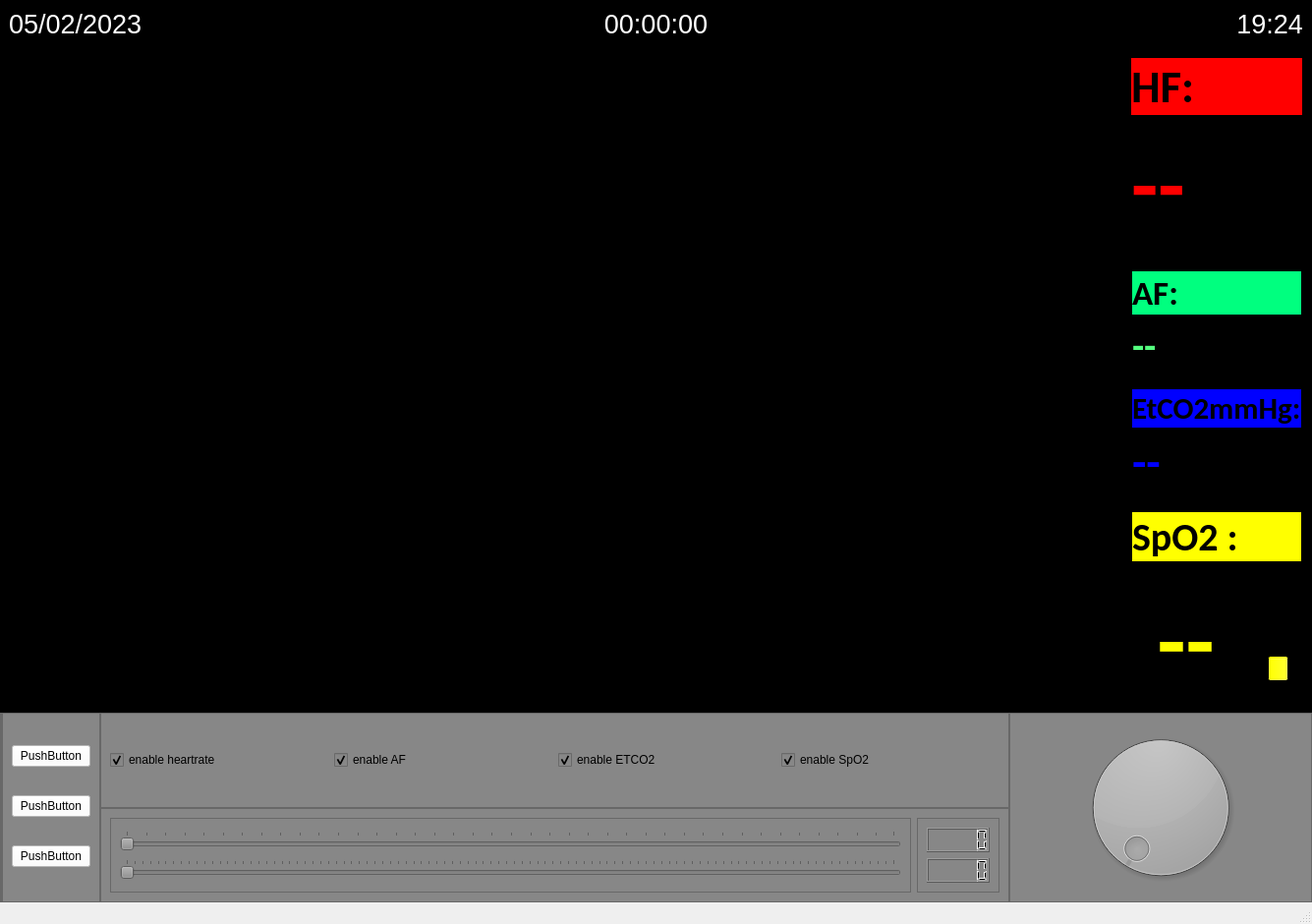
<?xml version="1.0" encoding="UTF-8"?>
<ui version="4.0">
 <class>MainWindow</class>
 <widget class="QMainWindow" name="MainWindow">
  <property name="geometry">
   <rect>
    <x>0</x>
    <y>0</y>
    <width>1335</width>
    <height>940</height>
   </rect>
  </property>
  <property name="windowTitle">
   <string>MainWindow</string>
  </property>
  <widget class="QWidget" name="centralwidget">
   <property name="enabled">
    <bool>true</bool>
   </property>
   <property name="styleSheet">
    <string notr="true">background-color: rgb(0, 0, 0);</string>
   </property>
   <layout class="QVBoxLayout" name="verticalLayout">
    <property name="spacing">
     <number>0</number>
    </property>
    <property name="leftMargin">
     <number>0</number>
    </property>
    <property name="topMargin">
     <number>0</number>
    </property>
    <property name="rightMargin">
     <number>0</number>
    </property>
    <property name="bottomMargin">
     <number>0</number>
    </property>
    <item>
     <widget class="QFrame" name="headerFrame">
      <property name="sizePolicy">
       <sizepolicy hsizetype="Preferred" vsizetype="Preferred">
        <horstretch>0</horstretch>
        <verstretch>1</verstretch>
       </sizepolicy>
      </property>
      <property name="frameShape">
       <enum>QFrame::NoFrame</enum>
      </property>
      <property name="frameShadow">
       <enum>QFrame::Raised</enum>
      </property>
      <layout class="QHBoxLayout" name="horizontalLayout_5">
       <item>
        <widget class="QLabel" name="Date">
         <property name="font">
          <font>
           <pointsize>20</pointsize>
          </font>
         </property>
         <property name="text">
          <string>&lt;html&gt;&lt;head/&gt;&lt;body&gt;&lt;p&gt;&lt;span style=&quot; color:#ffffff;&quot;&gt;05/02/2023&lt;/span&gt;&lt;/p&gt;&lt;/body&gt;&lt;/html&gt;</string>
         </property>
        </widget>
       </item>
       <item>
        <widget class="QLabel" name="Stopwatch">
         <property name="font">
          <font>
           <pointsize>20</pointsize>
          </font>
         </property>
         <property name="text">
          <string>&lt;html&gt;&lt;head/&gt;&lt;body&gt;&lt;p align=&quot;center&quot;&gt;&lt;span style=&quot; color:#ffffff;&quot;&gt;00:00:00&lt;/span&gt;&lt;/p&gt;&lt;/body&gt;&lt;/html&gt;</string>
         </property>
        </widget>
       </item>
       <item>
        <widget class="QLabel" name="Clock">
         <property name="font">
          <font>
           <pointsize>20</pointsize>
          </font>
         </property>
         <property name="text">
          <string>&lt;html&gt;&lt;head/&gt;&lt;body&gt;&lt;p align=&quot;right&quot;&gt;&lt;span style=&quot; color:#ffffff;&quot;&gt;19:24&lt;/span&gt;&lt;/p&gt;&lt;/body&gt;&lt;/html&gt;</string>
         </property>
        </widget>
       </item>
      </layout>
     </widget>
    </item>
    <item>
     <widget class="QFrame" name="MiddleFrame">
      <property name="sizePolicy">
       <sizepolicy hsizetype="Preferred" vsizetype="Preferred">
        <horstretch>0</horstretch>
        <verstretch>14</verstretch>
       </sizepolicy>
      </property>
      <property name="frameShape">
       <enum>QFrame::NoFrame</enum>
      </property>
      <property name="frameShadow">
       <enum>QFrame::Raised</enum>
      </property>
      <layout class="QHBoxLayout" name="horizontalLayout_4">
       <property name="spacing">
        <number>3</number>
       </property>
       <property name="leftMargin">
        <number>0</number>
       </property>
       <property name="topMargin">
        <number>0</number>
       </property>
       <property name="rightMargin">
        <number>0</number>
       </property>
       <property name="bottomMargin">
        <number>0</number>
       </property>
       <item>
        <widget class="QFrame" name="PlotFrame">
         <property name="sizePolicy">
          <sizepolicy hsizetype="Preferred" vsizetype="Preferred">
           <horstretch>6</horstretch>
           <verstretch>0</verstretch>
          </sizepolicy>
         </property>
         <property name="frameShape">
          <enum>QFrame::NoFrame</enum>
         </property>
         <property name="frameShadow">
          <enum>QFrame::Raised</enum>
         </property>
         <layout class="QVBoxLayout" name="verticalLayout_2">
          <item>
           <widget class="QFrame" name="frame">
            <property name="frameShape">
             <enum>QFrame::StyledPanel</enum>
            </property>
            <property name="frameShadow">
             <enum>QFrame::Raised</enum>
            </property>
            <layout class="QVBoxLayout" name="verticalLayout_15">
             <item>
              <widget class="PlotWidget" name="HeartratePlot">
               <property name="frameShape">
                <enum>QFrame::NoFrame</enum>
               </property>
              </widget>
             </item>
            </layout>
           </widget>
          </item>
          <item>
           <widget class="QFrame" name="frame_3">
            <property name="frameShape">
             <enum>QFrame::StyledPanel</enum>
            </property>
            <property name="frameShadow">
             <enum>QFrame::Raised</enum>
            </property>
            <layout class="QVBoxLayout" name="verticalLayout_17">
             <item>
              <widget class="PlotWidget" name="AF_ETCO2_Plot">
               <property name="frameShape">
                <enum>QFrame::NoFrame</enum>
               </property>
              </widget>
             </item>
            </layout>
           </widget>
          </item>
          <item>
           <widget class="QFrame" name="frame_2">
            <property name="frameShape">
             <enum>QFrame::StyledPanel</enum>
            </property>
            <property name="frameShadow">
             <enum>QFrame::Raised</enum>
            </property>
            <layout class="QVBoxLayout" name="verticalLayout_16">
             <item>
              <widget class="PlotWidget" name="SPO2Plot">
               <property name="frameShape">
                <enum>QFrame::NoFrame</enum>
               </property>
              </widget>
             </item>
            </layout>
           </widget>
          </item>
         </layout>
        </widget>
       </item>
       <item>
        <widget class="QFrame" name="number_frame">
         <property name="sizePolicy">
          <sizepolicy hsizetype="Preferred" vsizetype="Preferred">
           <horstretch>1</horstretch>
           <verstretch>0</verstretch>
          </sizepolicy>
         </property>
         <property name="frameShape">
          <enum>QFrame::NoFrame</enum>
         </property>
         <property name="frameShadow">
          <enum>QFrame::Raised</enum>
         </property>
         <layout class="QVBoxLayout" name="verticalLayout_4">
          <property name="spacing">
           <number>0</number>
          </property>
          <property name="leftMargin">
           <number>0</number>
          </property>
          <property name="topMargin">
           <number>0</number>
          </property>
          <property name="rightMargin">
           <number>0</number>
          </property>
          <property name="bottomMargin">
           <number>0</number>
          </property>
          <item>
           <widget class="QFrame" name="heartrate_frame">
            <property name="frameShape">
             <enum>QFrame::StyledPanel</enum>
            </property>
            <property name="frameShadow">
             <enum>QFrame::Raised</enum>
            </property>
            <layout class="QVBoxLayout" name="verticalLayout_12">
             <item>
              <widget class="QLabel" name="heartrate_header">
               <property name="sizePolicy">
                <sizepolicy hsizetype="Preferred" vsizetype="Preferred">
                 <horstretch>0</horstretch>
                 <verstretch>3</verstretch>
                </sizepolicy>
               </property>
               <property name="font">
                <font>
                 <family>Calibri</family>
                 <pointsize>35</pointsize>
                 <weight>75</weight>
                 <bold>true</bold>
                 <strikeout>false</strikeout>
                 <stylestrategy>PreferAntialias</stylestrategy>
                </font>
               </property>
               <property name="autoFillBackground">
                <bool>false</bool>
               </property>
               <property name="styleSheet">
                <string notr="true">background-color: rgb(255, 0, 0);</string>
               </property>
               <property name="text">
                <string>HF:</string>
               </property>
               <property name="alignment">
                <set>Qt::AlignLeading|Qt::AlignLeft|Qt::AlignVCenter</set>
               </property>
              </widget>
             </item>
             <item>
              <widget class="QLabel" name="heartrate_value">
               <property name="sizePolicy">
                <sizepolicy hsizetype="Preferred" vsizetype="Preferred">
                 <horstretch>0</horstretch>
                 <verstretch>10</verstretch>
                </sizepolicy>
               </property>
               <property name="font">
                <font>
                 <family>Calibri</family>
                 <pointsize>67</pointsize>
                 <weight>75</weight>
                 <bold>true</bold>
                 <strikeout>false</strikeout>
                 <stylestrategy>PreferAntialias</stylestrategy>
                </font>
               </property>
               <property name="autoFillBackground">
                <bool>false</bool>
               </property>
               <property name="text">
                <string>&lt;html&gt;&lt;head/&gt;&lt;body&gt;&lt;p&gt;&lt;span style=&quot; color:#ff0000;&quot;&gt;--&lt;/span&gt;&lt;/p&gt;&lt;/body&gt;&lt;/html&gt;</string>
               </property>
              </widget>
             </item>
            </layout>
           </widget>
          </item>
          <item>
           <widget class="QFrame" name="AF_ETCO_Frame">
            <property name="frameShape">
             <enum>QFrame::StyledPanel</enum>
            </property>
            <property name="frameShadow">
             <enum>QFrame::Raised</enum>
            </property>
            <layout class="QVBoxLayout" name="verticalLayout_11">
             <property name="spacing">
              <number>0</number>
             </property>
             <property name="leftMargin">
              <number>0</number>
             </property>
             <property name="topMargin">
              <number>0</number>
             </property>
             <property name="rightMargin">
              <number>0</number>
             </property>
             <property name="bottomMargin">
              <number>0</number>
             </property>
             <item>
              <widget class="QFrame" name="AF_Frame">
               <property name="font">
                <font>
                 <family>Calibri</family>
                </font>
               </property>
               <property name="frameShape">
                <enum>QFrame::StyledPanel</enum>
               </property>
               <property name="frameShadow">
                <enum>QFrame::Raised</enum>
               </property>
               <layout class="QVBoxLayout" name="verticalLayout_13">
                <item>
                 <widget class="QLabel" name="AF_header">
                  <property name="font">
                   <font>
                    <family>Calibri</family>
                    <pointsize>26</pointsize>
                    <weight>75</weight>
                    <bold>true</bold>
                    <strikeout>false</strikeout>
                    <stylestrategy>PreferAntialias</stylestrategy>
                   </font>
                  </property>
                  <property name="autoFillBackground">
                   <bool>false</bool>
                  </property>
                  <property name="styleSheet">
                   <string notr="true">background-color: rgb(0, 255, 127);</string>
                  </property>
                  <property name="text">
                   <string>AF:</string>
                  </property>
                 </widget>
                </item>
                <item>
                 <widget class="QLabel" name="AF_value">
                  <property name="sizePolicy">
                   <sizepolicy hsizetype="Preferred" vsizetype="Preferred">
                    <horstretch>0</horstretch>
                    <verstretch>0</verstretch>
                   </sizepolicy>
                  </property>
                  <property name="font">
                   <font>
                    <family>Calibri</family>
                    <pointsize>30</pointsize>
                    <weight>75</weight>
                    <bold>true</bold>
                    <strikeout>false</strikeout>
                    <stylestrategy>PreferAntialias</stylestrategy>
                   </font>
                  </property>
                  <property name="autoFillBackground">
                   <bool>false</bool>
                  </property>
                  <property name="text">
                   <string>&lt;html&gt;&lt;head/&gt;&lt;body&gt;&lt;p&gt;&lt;span style=&quot; color:#55ff7f;&quot;&gt;--&lt;/span&gt;&lt;/p&gt;&lt;/body&gt;&lt;/html&gt;</string>
                  </property>
                 </widget>
                </item>
               </layout>
              </widget>
             </item>
             <item>
              <widget class="QFrame" name="ETCO2_Frame">
               <property name="frameShape">
                <enum>QFrame::StyledPanel</enum>
               </property>
               <property name="frameShadow">
                <enum>QFrame::Raised</enum>
               </property>
               <layout class="QVBoxLayout" name="verticalLayout_14">
                <item>
                 <widget class="QLabel" name="ETCO2_header">
                  <property name="font">
                   <font>
                    <family>Calibri</family>
                    <pointsize>23</pointsize>
                    <weight>75</weight>
                    <bold>true</bold>
                    <strikeout>false</strikeout>
                    <stylestrategy>PreferAntialias</stylestrategy>
                   </font>
                  </property>
                  <property name="autoFillBackground">
                   <bool>false</bool>
                  </property>
                  <property name="styleSheet">
                   <string notr="true">background-color: rgb(0, 0, 255);</string>
                  </property>
                  <property name="text">
                   <string>EtCO2mmHg:</string>
                  </property>
                 </widget>
                </item>
                <item>
                 <widget class="QLabel" name="ETCO2_value">
                  <property name="sizePolicy">
                   <sizepolicy hsizetype="Preferred" vsizetype="Preferred">
                    <horstretch>0</horstretch>
                    <verstretch>2</verstretch>
                   </sizepolicy>
                  </property>
                  <property name="font">
                   <font>
                    <family>Calibri</family>
                    <pointsize>35</pointsize>
                    <weight>75</weight>
                    <bold>true</bold>
                    <strikeout>false</strikeout>
                    <stylestrategy>PreferAntialias</stylestrategy>
                   </font>
                  </property>
                  <property name="autoFillBackground">
                   <bool>false</bool>
                  </property>
                  <property name="text">
                   <string>&lt;html&gt;&lt;head/&gt;&lt;body&gt;&lt;p&gt;&lt;span style=&quot; color:#0000ff;&quot;&gt;--&lt;/span&gt;&lt;/p&gt;&lt;/body&gt;&lt;/html&gt;</string>
                  </property>
                 </widget>
                </item>
               </layout>
              </widget>
             </item>
            </layout>
           </widget>
          </item>
          <item>
           <widget class="QFrame" name="SPO2_Frame">
            <property name="frameShape">
             <enum>QFrame::StyledPanel</enum>
            </property>
            <property name="frameShadow">
             <enum>QFrame::Raised</enum>
            </property>
            <layout class="QVBoxLayout" name="verticalLayout_7">
             <property name="spacing">
              <number>0</number>
             </property>
             <property name="leftMargin">
              <number>0</number>
             </property>
             <property name="topMargin">
              <number>0</number>
             </property>
             <property name="rightMargin">
              <number>0</number>
             </property>
             <property name="bottomMargin">
              <number>0</number>
             </property>
             <item>
              <widget class="QFrame" name="SPO2_header_frame">
               <property name="frameShape">
                <enum>QFrame::StyledPanel</enum>
               </property>
               <property name="frameShadow">
                <enum>QFrame::Raised</enum>
               </property>
               <layout class="QVBoxLayout" name="verticalLayout_9">
                <item>
                 <widget class="QLabel" name="SPO2_header">
                  <property name="font">
                   <font>
                    <family>Calibri</family>
                    <pointsize>30</pointsize>
                    <weight>75</weight>
                    <bold>true</bold>
                    <strikeout>false</strikeout>
                    <stylestrategy>PreferAntialias</stylestrategy>
                   </font>
                  </property>
                  <property name="autoFillBackground">
                   <bool>false</bool>
                  </property>
                  <property name="styleSheet">
                   <string notr="true">background-color: rgb(255, 255, 0);</string>
                  </property>
                  <property name="text">
                   <string>SpO2 :</string>
                  </property>
                 </widget>
                </item>
               </layout>
              </widget>
             </item>
             <item>
              <widget class="QFrame" name="SPO2_footer_frame">
               <property name="sizePolicy">
                <sizepolicy hsizetype="Preferred" vsizetype="Preferred">
                 <horstretch>0</horstretch>
                 <verstretch>3</verstretch>
                </sizepolicy>
               </property>
               <property name="frameShape">
                <enum>QFrame::StyledPanel</enum>
               </property>
               <property name="frameShadow">
                <enum>QFrame::Raised</enum>
               </property>
               <layout class="QHBoxLayout" name="horizontalLayout_6">
                <property name="spacing">
                 <number>0</number>
                </property>
                <property name="leftMargin">
                 <number>0</number>
                </property>
                <property name="topMargin">
                 <number>0</number>
                </property>
                <property name="rightMargin">
                 <number>0</number>
                </property>
                <property name="bottomMargin">
                 <number>0</number>
                </property>
                <item>
                 <widget class="QFrame" name="SPO2_value_frame">
                  <property name="sizePolicy">
                   <sizepolicy hsizetype="Preferred" vsizetype="Preferred">
                    <horstretch>4</horstretch>
                    <verstretch>0</verstretch>
                   </sizepolicy>
                  </property>
                  <property name="autoFillBackground">
                   <bool>false</bool>
                  </property>
                  <property name="frameShape">
                   <enum>QFrame::StyledPanel</enum>
                  </property>
                  <property name="frameShadow">
                   <enum>QFrame::Raised</enum>
                  </property>
                  <layout class="QVBoxLayout" name="verticalLayout_10">
                   <item>
                    <widget class="QLabel" name="SPO2_value">
                     <property name="sizePolicy">
                      <sizepolicy hsizetype="Preferred" vsizetype="Preferred">
                       <horstretch>0</horstretch>
                       <verstretch>0</verstretch>
                      </sizepolicy>
                     </property>
                     <property name="font">
                      <font>
                       <family>Calibri</family>
                       <pointsize>71</pointsize>
                       <weight>75</weight>
                       <bold>true</bold>
                       <strikeout>false</strikeout>
                       <stylestrategy>PreferAntialias</stylestrategy>
                      </font>
                     </property>
                     <property name="autoFillBackground">
                      <bool>false</bool>
                     </property>
                     <property name="text">
                      <string>&lt;html&gt;&lt;head/&gt;&lt;body&gt;&lt;p&gt;&lt;span style=&quot; color:#ffff00;&quot;&gt;--&lt;/span&gt;&lt;/p&gt;&lt;/body&gt;&lt;/html&gt;</string>
                     </property>
                     <property name="alignment">
                      <set>Qt::AlignCenter</set>
                     </property>
                    </widget>
                   </item>
                  </layout>
                 </widget>
                </item>
                <item>
                 <widget class="QFrame" name="statusbar_frame">
                  <property name="sizePolicy">
                   <sizepolicy hsizetype="Preferred" vsizetype="Preferred">
                    <horstretch>2</horstretch>
                    <verstretch>0</verstretch>
                   </sizepolicy>
                  </property>
                  <property name="frameShape">
                   <enum>QFrame::NoFrame</enum>
                  </property>
                  <property name="frameShadow">
                   <enum>QFrame::Raised</enum>
                  </property>
                  <widget class="QProgressBar" name="SPO2_status_bar">
                   <property name="geometry">
                    <rect>
                     <x>20</x>
                     <y>20</y>
                     <width>21</width>
                     <height>91</height>
                    </rect>
                   </property>
                   <property name="font">
                    <font>
                     <weight>50</weight>
                     <bold>false</bold>
                    </font>
                   </property>
                   <property name="styleSheet">
                    <string notr="true">selection-background-color: rgb(255, 255, 0);
gridline-color: rgb(255, 255, 0);
</string>
                   </property>
                   <property name="value">
                    <number>24</number>
                   </property>
                   <property name="alignment">
                    <set>Qt::AlignCenter</set>
                   </property>
                   <property name="orientation">
                    <enum>Qt::Vertical</enum>
                   </property>
                   <property name="invertedAppearance">
                    <bool>false</bool>
                   </property>
                  </widget>
                 </widget>
                </item>
               </layout>
              </widget>
             </item>
            </layout>
           </widget>
          </item>
         </layout>
        </widget>
       </item>
      </layout>
     </widget>
    </item>
    <item>
     <widget class="QFrame" name="footer_Frame">
      <property name="sizePolicy">
       <sizepolicy hsizetype="Preferred" vsizetype="Preferred">
        <horstretch>0</horstretch>
        <verstretch>4</verstretch>
       </sizepolicy>
      </property>
      <property name="styleSheet">
       <string notr="true">background-color: rgb(135, 135, 135);</string>
      </property>
      <property name="frameShape">
       <enum>QFrame::NoFrame</enum>
      </property>
      <property name="frameShadow">
       <enum>QFrame::Raised</enum>
      </property>
      <layout class="QHBoxLayout" name="horizontalLayout">
       <property name="spacing">
        <number>0</number>
       </property>
       <property name="leftMargin">
        <number>0</number>
       </property>
       <property name="topMargin">
        <number>0</number>
       </property>
       <property name="rightMargin">
        <number>0</number>
       </property>
       <property name="bottomMargin">
        <number>0</number>
       </property>
       <item>
        <widget class="QFrame" name="footer_frame_1">
         <property name="frameShape">
          <enum>QFrame::StyledPanel</enum>
         </property>
         <property name="frameShadow">
          <enum>QFrame::Raised</enum>
         </property>
         <layout class="QHBoxLayout" name="horizontalLayout_2">
          <property name="spacing">
           <number>0</number>
          </property>
          <property name="leftMargin">
           <number>0</number>
          </property>
          <property name="topMargin">
           <number>0</number>
          </property>
          <property name="rightMargin">
           <number>0</number>
          </property>
          <property name="bottomMargin">
           <number>0</number>
          </property>
         </layout>
        </widget>
       </item>
       <item>
        <widget class="QFrame" name="footer_frame_2">
         <property name="sizePolicy">
          <sizepolicy hsizetype="Preferred" vsizetype="Preferred">
           <horstretch>0</horstretch>
           <verstretch>0</verstretch>
          </sizepolicy>
         </property>
         <property name="frameShape">
          <enum>QFrame::StyledPanel</enum>
         </property>
         <property name="frameShadow">
          <enum>QFrame::Raised</enum>
         </property>
         <layout class="QVBoxLayout" name="verticalLayout_3">
          <item>
           <widget class="QPushButton" name="pushButton">
            <property name="styleSheet">
             <string notr="true">background-color: rgb(255, 255, 255);</string>
            </property>
            <property name="text">
             <string>PushButton</string>
            </property>
           </widget>
          </item>
          <item>
           <widget class="QPushButton" name="pushButton_2">
            <property name="styleSheet">
             <string notr="true">background-color: rgb(255, 255, 255);</string>
            </property>
            <property name="text">
             <string>PushButton</string>
            </property>
           </widget>
          </item>
          <item>
           <widget class="QPushButton" name="pushButton_3">
            <property name="styleSheet">
             <string notr="true">background-color: rgb(255, 255, 255);</string>
            </property>
            <property name="text">
             <string>PushButton</string>
            </property>
           </widget>
          </item>
         </layout>
        </widget>
       </item>
       <item>
        <widget class="QFrame" name="footer_frame_3">
         <property name="sizePolicy">
          <sizepolicy hsizetype="Preferred" vsizetype="Preferred">
           <horstretch>3</horstretch>
           <verstretch>0</verstretch>
          </sizepolicy>
         </property>
         <property name="frameShape">
          <enum>QFrame::NoFrame</enum>
         </property>
         <property name="frameShadow">
          <enum>QFrame::Raised</enum>
         </property>
         <layout class="QVBoxLayout" name="verticalLayout_5">
          <property name="spacing">
           <number>0</number>
          </property>
          <property name="leftMargin">
           <number>0</number>
          </property>
          <property name="topMargin">
           <number>0</number>
          </property>
          <property name="rightMargin">
           <number>0</number>
          </property>
          <property name="bottomMargin">
           <number>0</number>
          </property>
          <item>
           <widget class="QFrame" name="foot_frame_3_check">
            <property name="frameShape">
             <enum>QFrame::StyledPanel</enum>
            </property>
            <property name="frameShadow">
             <enum>QFrame::Raised</enum>
            </property>
            <layout class="QHBoxLayout" name="horizontalLayout_3">
             <item>
              <widget class="QCheckBox" name="heartrate_CheckBox">
               <property name="styleSheet">
                <string notr="true">selection-color: rgb(255, 255, 255);
selection-background-color: rgb(255, 255, 255);
gridline-color: rgb(255, 255, 255);</string>
               </property>
               <property name="text">
                <string>enable heartrate</string>
               </property>
               <property name="checked">
                <bool>true</bool>
               </property>
              </widget>
             </item>
             <item>
              <widget class="QCheckBox" name="AF_CheckBox">
               <property name="text">
                <string>enable AF</string>
               </property>
               <property name="checked">
                <bool>true</bool>
               </property>
              </widget>
             </item>
             <item>
              <widget class="QCheckBox" name="ETCO2_CheckBox">
               <property name="text">
                <string>enable ETCO2</string>
               </property>
               <property name="checked">
                <bool>true</bool>
               </property>
              </widget>
             </item>
             <item>
              <widget class="QCheckBox" name="SPO2_CheckBox">
               <property name="text">
                <string>enable SpO2</string>
               </property>
               <property name="checked">
                <bool>true</bool>
               </property>
              </widget>
             </item>
            </layout>
           </widget>
          </item>
          <item>
           <widget class="QFrame" name="foot_frame_3_slider">
            <property name="frameShape">
             <enum>QFrame::StyledPanel</enum>
            </property>
            <property name="frameShadow">
             <enum>QFrame::Raised</enum>
            </property>
            <layout class="QHBoxLayout" name="horizontalLayout_7">
             <item>
              <widget class="QFrame" name="frame_4">
               <property name="frameShape">
                <enum>QFrame::StyledPanel</enum>
               </property>
               <property name="frameShadow">
                <enum>QFrame::Raised</enum>
               </property>
               <layout class="QVBoxLayout" name="verticalLayout_8">
                <item>
                 <widget class="QSlider" name="x_Axis_Slider">
                  <property name="font">
                   <font>
                    <underline>false</underline>
                   </font>
                  </property>
                  <property name="minimum">
                   <number>401</number>
                  </property>
                  <property name="maximum">
                   <number>800</number>
                  </property>
                  <property name="orientation">
                   <enum>Qt::Horizontal</enum>
                  </property>
                  <property name="tickPosition">
                   <enum>QSlider::TicksAbove</enum>
                  </property>
                 </widget>
                </item>
                <item>
                 <widget class="QSlider" name="y_Axis_Slider">
                  <property name="orientation">
                   <enum>Qt::Horizontal</enum>
                  </property>
                  <property name="tickPosition">
                   <enum>QSlider::TicksAbove</enum>
                  </property>
                  <property name="tickInterval">
                   <number>1</number>
                  </property>
                 </widget>
                </item>
               </layout>
              </widget>
             </item>
             <item>
              <widget class="QFrame" name="frame_5">
               <property name="frameShape">
                <enum>QFrame::StyledPanel</enum>
               </property>
               <property name="frameShadow">
                <enum>QFrame::Raised</enum>
               </property>
               <layout class="QVBoxLayout" name="verticalLayout_18">
                <item>
                 <widget class="QLCDNumber" name="x_Axis_Slider_value"/>
                </item>
                <item>
                 <widget class="QLCDNumber" name="y_Axis_Slider_value"/>
                </item>
               </layout>
              </widget>
             </item>
            </layout>
           </widget>
          </item>
         </layout>
        </widget>
       </item>
       <item>
        <widget class="QFrame" name="footer_frame_4">
         <property name="sizePolicy">
          <sizepolicy hsizetype="Preferred" vsizetype="Preferred">
           <horstretch>1</horstretch>
           <verstretch>0</verstretch>
          </sizepolicy>
         </property>
         <property name="minimumSize">
          <size>
           <width>0</width>
           <height>0</height>
          </size>
         </property>
         <property name="frameShape">
          <enum>QFrame::StyledPanel</enum>
         </property>
         <property name="frameShadow">
          <enum>QFrame::Raised</enum>
         </property>
         <layout class="QVBoxLayout" name="verticalLayout_6">
          <item>
           <widget class="QDial" name="dial">
            <property name="enabled">
             <bool>true</bool>
            </property>
            <property name="sizePolicy">
             <sizepolicy hsizetype="Preferred" vsizetype="Preferred">
              <horstretch>0</horstretch>
              <verstretch>0</verstretch>
             </sizepolicy>
            </property>
            <property name="sizeIncrement">
             <size>
              <width>0</width>
              <height>0</height>
             </size>
            </property>
           </widget>
          </item>
         </layout>
        </widget>
       </item>
      </layout>
     </widget>
    </item>
   </layout>
  </widget>
  <widget class="QMenuBar" name="menubar">
   <property name="geometry">
    <rect>
     <x>0</x>
     <y>0</y>
     <width>1335</width>
     <height>21</height>
    </rect>
   </property>
  </widget>
  <widget class="QStatusBar" name="statusbar"/>
 </widget>
 <customwidgets>
  <customwidget>
   <class>PlotWidget</class>
   <extends>QGraphicsView</extends>
   <header>pyqtgraph</header>
  </customwidget>
 </customwidgets>
 <resources/>
 <connections/>
</ui>
